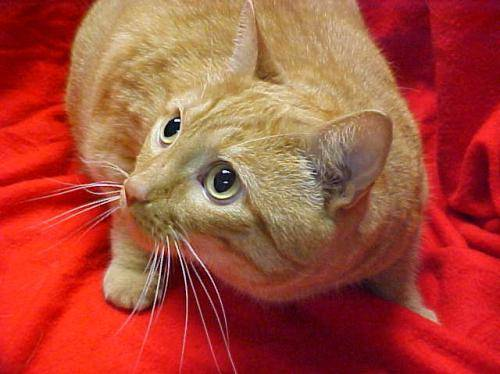
#> input picture Presentaciones/4. Machine Learning/dogscats_dataset/train/cats/cat.18.jpg, 500 x 374 px
$ jupyter execute --allow-errors 'Modulo 4_2_1_kNN_NaiveBayes-Aplicacion_testing.ipynb'   (Python 2 division)   (older library calls are emulated)
#> lines starting #> are read from the running program, lines starting #| are printed output that depends on the picture
## Inteligencia Artificial - IAI84
### Instituto Tecnológico Metropolitano
#### Pedro Atencio Ortiz - 2019

En este notebook se aborda un ejemplo de aplicación del algoritmo k-NN para la clasificación de imágenes en dos categorías: perros o gatos, utilizando SKLearn. Por otra parte se tratan distintas formas de evaluación.

<hr>
## k-Vecinos Cercanos (k-NN)

Una aproximación más sofisticada, clasificación k-NN, encuentra un grupo de $k$ objetos en el conjunto de entrenamiento que se encuentran más cerca del objeto de prueba, y asigna una clase al mismo basado en la predominancia de una clase particular en el vecindario.

Dados un conjunto de entrenamiento $(X,Y)$ y un objeto de prueba $x_i$, el algoritmo computa la distancia o similaridad entre $x_i$ y todos los objetos de entrenamiento que pertenecen a $(X,Y)$ para determinar la lista de vecinos más cercanos.  Una vez se obtiene dicha lista, $x_i$ se clasifica con la clase de mayor aparición en su vecindario (mayoría de votos).

<hr>
# Perro o Gato?

<hr>
## Caracteristicas...

Una forma de enfrentar este problema, es tomar los píxeles como características de las imágenes que se desea clasificar. Esta aproximación es ingenua, ya que en una imagen existe más información que la simple secuencia de los píxeles que la componen. Sin embargo para este caso procedamos de esta manera.

[cell 1]
import numpy as np
import matplotlib.pyplot as plt
from skimage.io import imread, imshow

cat_image = imread("dogscats_dataset/train/cats/cat.18.jpg")
#> cat_image is the input picture: shape (374, 500, 3); mean R, G, B 169.6, 74.5, 57.5
print("image shape: ", cat_image.shape)
#| image shape:  (374, 500, 3)

f, ax = plt.subplots(1,4, figsize=(20,10))
ax[0].imshow(cat_image, cmap='gray')
ax[0].set_title("imagen original")
ax[1].imshow(cat_image[:,:,0], cmap='gray')
ax[1].set_title("matrix R")
ax[2].imshow(cat_image[:,:,1], cmap='gray')
ax[2].set_title("matrix G")
ax[3].imshow(cat_image[:,:,2], cmap='gray')
ax[3].set_title("matrix B")

plt.show()
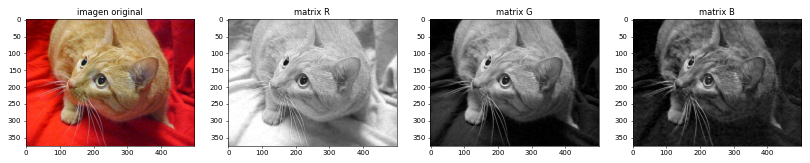
#> figure drawn by matplotlib, 4 panels

## Reshape...

[cell 2]
from skimage.transform import resize

cat_image_resize = resize(cat_image, (64,64))
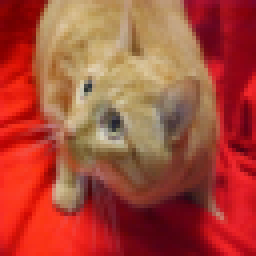
#> cat_image_resize: shape (64, 64, 3) float64 (shown 4 times larger); mean R, G, B 0.665, 0.292, 0.225
print("new shape: ", cat_image_resize.shape)
#| new shape:  (64, 64, 3)

plt.imshow(cat_image_resize)
plt.show()

'''
a = np.random.randn(3,3,3)
print(a.shape)
print(a)
a_flat = a.flatten()
print(a_flat.shape)
print(a_flat)
'''

#Transformams la imagen en un vector de (1, 64x64x3) = (1, 12288)
cat_image_x = cat_image_resize.flatten().reshape(1, 12288)
print("flattened shape: ",cat_image_x.shape)
#| flattened shape:  (1, 12288)

[cell 3]
from os import listdir
from os.path import isfile


def get_dataset_size(path):
#> called with path = 'dogscats_dataset/train/cats/'
    cat_files = listdir(path)

    number_of_images = 0
    for f in cat_files:
        if(not(f.startswith(".")) and f.endswith(".jpg")):
            number_of_images += 1

    return number_of_images

def load_dataset(folder_path, imsize=(64,64,3), class_index=0):

    folder_files = listdir(folder_path)
    folder_len = get_dataset_size(folder_path)

    flattened_size = imsize[0]*imsize[1]*imsize[2]

    X = np.zeros([folder_len, flattened_size])
    Y = np.ones([folder_len, 1]) * class_index

    i = 0
    for f in folder_files:
        if(not(f.startswith(".")) and f.endswith(".jpg")):
            t = imread(folder_path+f)
            t_reshape = resize(t, imsize)
            X[i, :] = t_reshape.flatten().reshape(1, flattened_size)
            i += 1

    return (X, Y)

<hr>
## Crear dataset de entrenamiento (train set)

En este ejemplo tenemos imágenes separadas para entrenamiento (train) y prueba (test). A continuación cargamos ambos datasets, entrenamos k-NN y Naive Bayes, y posteriormente medimos el redimientos de cada clasificador utilizando distintas métricas de evaluación.

http://scikit-learn.org/stable/modules/classes.html#module-sklearn.metrics

[cell 4]
root_path = "dogscats_dataset/train/"
cats_path = "cats/"
dogs_path = "dogs/"

(X_cats, Y_cats) = load_dataset(root_path+cats_path, class_index=0)
(X_dogs, Y_dogs) = load_dataset(root_path+dogs_path, class_index=1)
#> call 2 of load_dataset, with folder_path = 'dogscats_dataset/train/dogs/', imsize = (64, 64, 3), class_index = 1
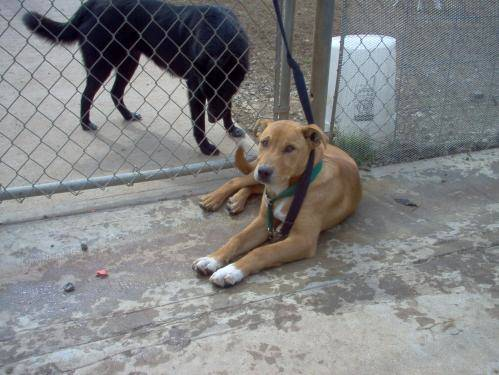
#> input picture Presentaciones/4. Machine Learning/dogscats_dataset/test/dogs/dog.110.jpg, 499 x 375 px, found by its file name
#> in load_dataset, t is the input picture: shape (375, 499, 3); mean R, G, B 129.1, 129.8, 130.5
#> in load_dataset (call 2), `t_reshape = resize(t, imsize)`:
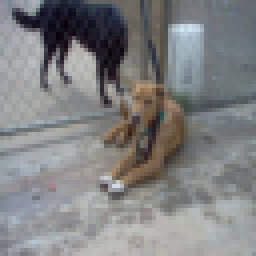
#> t_reshape: shape (64, 64, 3) float64 (shown 4 times larger); mean R, G, B 0.506, 0.509, 0.512

X_train = np.concatenate((X_cats, X_dogs))
Y_train = np.concatenate((Y_cats, Y_dogs))

print X_train.shape

## Crear dataset de prueba (test set)

[cell 5]
root_path = "dogscats_dataset/test/"
cats_path = "cats/"
dogs_path = "dogs/"

(X_cats, Y_cats) = load_dataset(root_path+cats_path, class_index=0)
(X_dogs, Y_dogs) = load_dataset(root_path+dogs_path, class_index=1)
